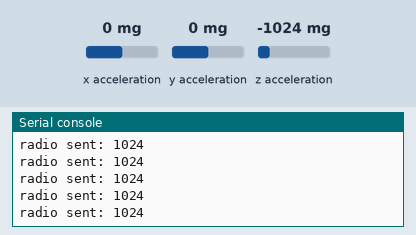
A program run on a simulated BBC micro:bit running MicroPython. Parts: the last lines printed to the serial console. The inputs (shaded band) are chosen by the test bench; at power-on: x acceleration 0 mg, y acceleration 0 mg, z acceleration -1024 mg. No radio messages arrive unless stated (any console line starting 'radio sent:' is added by the test bench).

Above: at 1.2 s.
1.3 s: x acceleration set to -1440 mg
At 1.8 s:
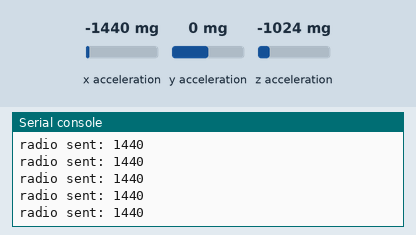
2.8 s: y acceleration set to -1440 mg
At 3.6 s:
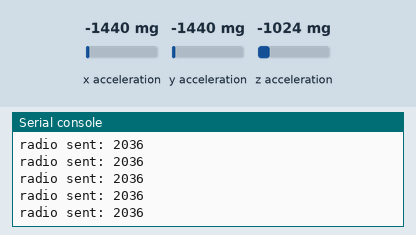
4.3 s: z acceleration set to -1440 mg
At 4.8 s:
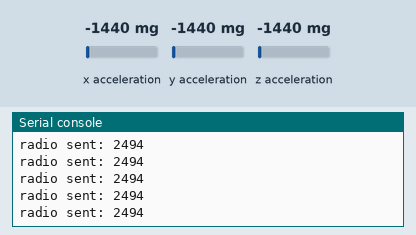
Timing chart, 0 to 7.3 s (numbered marks = the images above; inputs shaded):
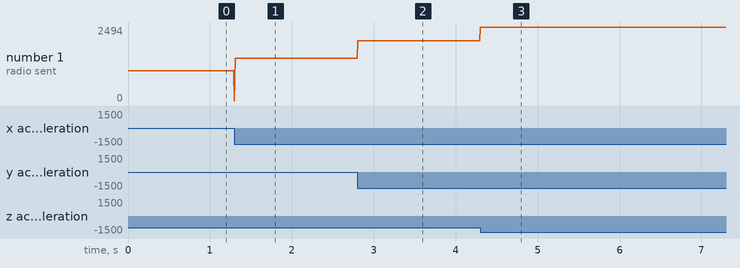

Measured:
- after the input at 1.3 s, the serial console: prints a new line at once (image 1)
- after the input at 2.8 s, the serial console: prints a new line at once (image 2)
- after the input at 4.3 s, the serial console: prints a new line at once (image 3)
- plotted number 1: 1024 → 1440 after the input at 1.3 s, 1440 → 2036 after the input at 2.8 s, 2036 → 2494 after the input at 4.3 s

The program:

gravity_sender.py
```python
from microbit import *
from math import sqrt
import radio

radio.config(channel=7)
radio.on()

while True:
    x, y, z = accelerometer.get_values()
    gravity = round(sqrt((x**2)+(y**2)+(z**2)))
    radio.send(str(gravity))
    sleep(5)
```
